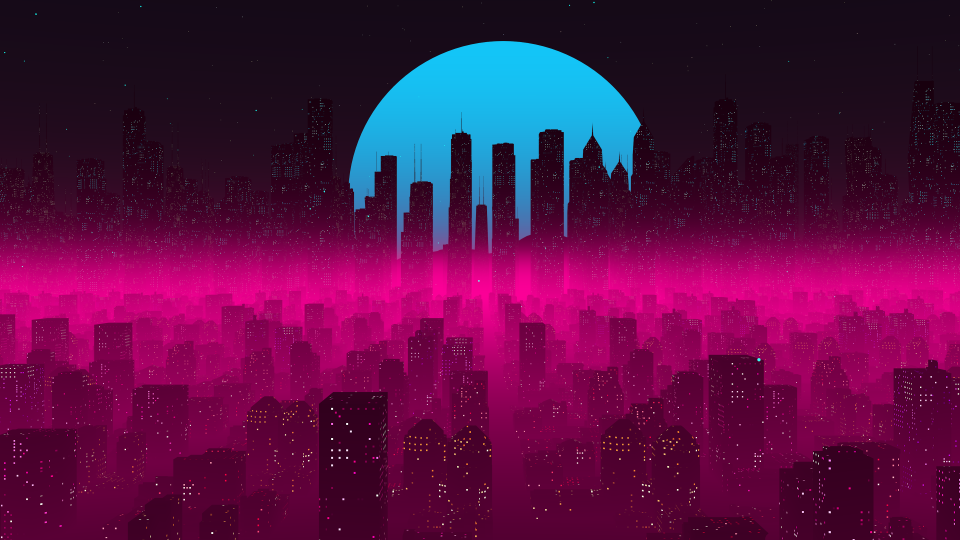
#> input picture wallhaven-13ypx1_1920x1080.png, 1920 x 1080 px (shown at 1/2 size)
$ jupyter execute opencv-basics.ipynb   (shell and % lines are left out)
#> lines starting #> are read from the running program, lines starting #| are printed output that depends on the picture
[cell 1]
import numpy as np
import matplotlib.pyplot as plt
import cv2

[cell 2]
img  = cv2.imread('./wallhaven-13ypx1_1920x1080.png')
#> img is the input picture: shape (1080, 1920, 3); mean B, G, R 68.2, 14.8, 88.4

[cell 3]
plt.imshow(img)

[cell 4]
fix_img = cv2.cvtColor(img, cv2.COLOR_BGR2RGB)

[cell 5]
plt.imshow(fix_img)

[cell 6]
img_gray = cv2.imread('./wallhaven-13ypx1_1920x1080.png', cv2.IMREAD_GRAYSCALE)
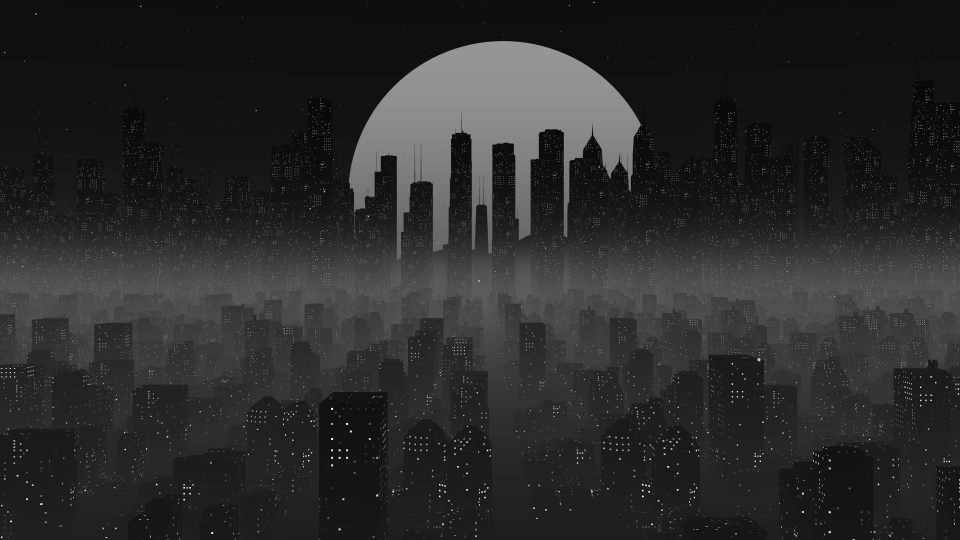
#> img_gray: shape (1080, 1920) (shown at 1/2 size); min 2, max 255, mean 42.4

[cell 7]
img_gray.shape
#> Out = (1080, 1920)

[cell 8]
plt.imshow(img_gray, cmap="gray")

[cell 9]
fix_img.shape
#> Out = (1080, 1920, 3)

[cell 10]
resized_img = cv2.resize(fix_img, (1280,720))
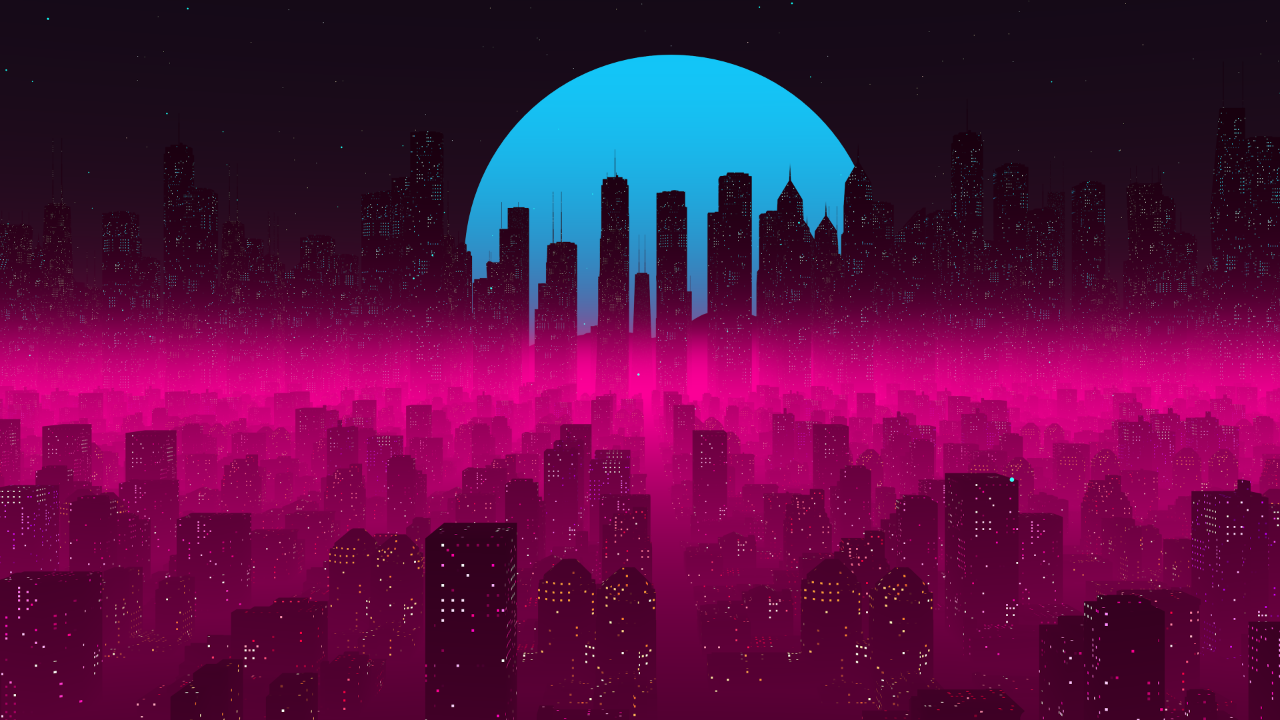
#> resized_img: shape (720, 1280, 3); mean R, G, B 88.4, 14.8, 68.2
